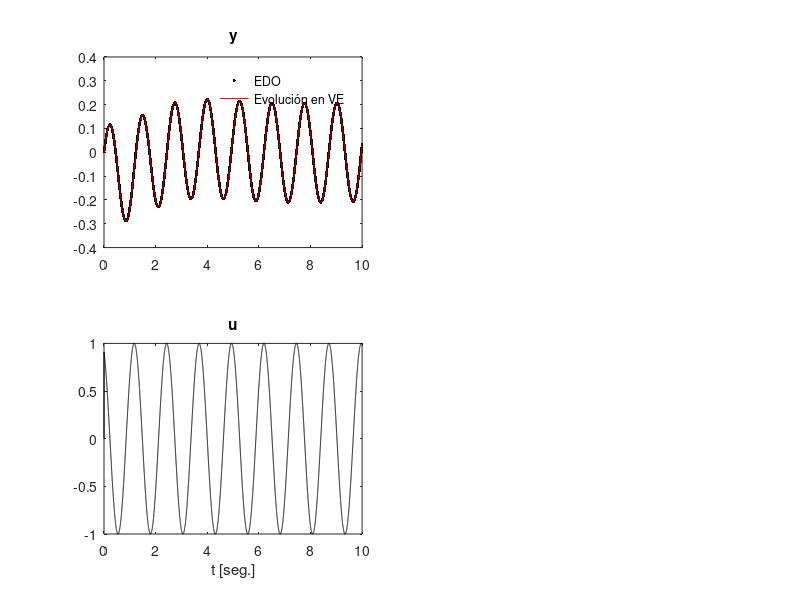

Reproduce this figure in MATLAB.
%Verificación de la EDO
% ypp+yp+y=u1+up
% Condiciones iniciales nulas, respuestas al seguimiento.
clear all;close all;clc;
T=10; Kmax=10000; At=T/Kmax;
u=zeros(1,Kmax);y=u;yp=y; t=0:At:T-At;
u=[0 sin(5*t+2)]; up=[0 diff(u)/At];
for jj=1:Kmax-1
 % ypp+yp+y=u1+u1p
 ypp=-yp(jj)-y(jj)+u(jj)+up(jj);
 %Integro
 yp(jj+1)=yp(jj)+ypp*At;
 y(jj+1) =y(jj) +yp(jj)*At;
end
figure;title('Sistema SISO');
subplot(2,2,1);plot(t,y,'.k');title('y'),hold on
subplot(2,2,3);plot(t,u(1:numel(t)),'k');title('u');xlabel('t [seg.]');
A=[0,1;-1,-1];
B=[1;0];
C=[1, 0];
D=[0];
Sis_ve=ss(A,B,C,D)
[num, den]=ss2tf(Sis_ve.a,Sis_ve.b,Sis_ve.c,Sis_ve.d,1)
x=[0;0];
U=[0];y_1(1)=0;hh=At*1;tve(1)=0;
for jj=1:Kmax-1
 U=u(jj);
 xp=A*x+B*U;
 Y =C*x+D*U;
 x=x+xp*At;
 y_1(jj+1)=Y(1);
 tve(jj+1)=tve(jj)+hh;
end
subplot(2,2,1);plot(tve,y_1,'r');
legend('EDO','Evolución en VE');
legend("boxoff");
